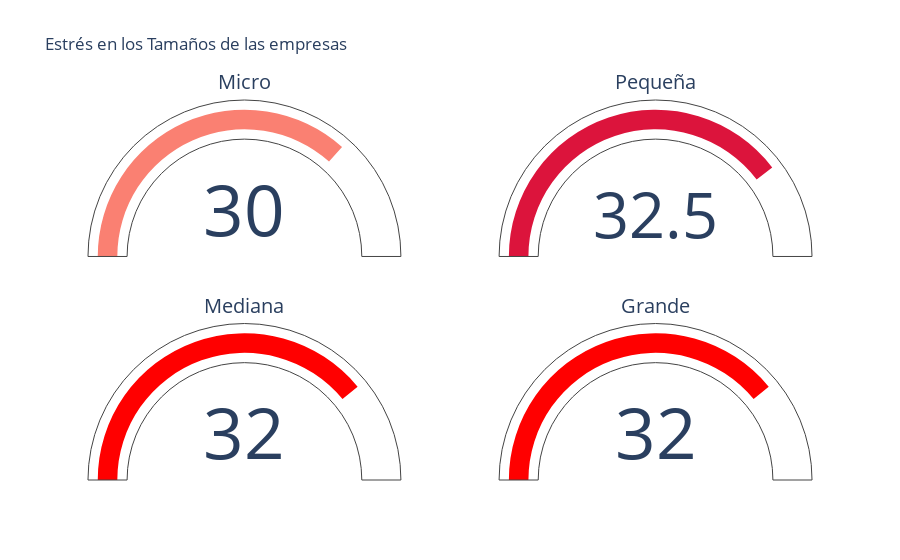

Notebook code for this chart:
### Code cell
fig1 = stress_size("datos_estres_1.xlsx")

fig1.show()

### Figure 1 — Plotly figure (JSON) as saved in the notebook; plotly's stock layout.template omitted (floating-point values rounded to 4 significant figures)
{"data": [{"domain": {"column": 0, "row": 0}, "gauge": {"axis": {"range": [null, 41], "visible": false}, "bar": {"color": "salmon"}}, "title": {"text": "Micro"}, "type": "indicator", "value": 30}, {"domain": {"column": 1, "row": 0}, "gauge": {"axis": {"range": [null, 41], "visible": false}, "bar": {"color": "crimson"}}, "title": {"text": "Pequeña"}, "type": "indicator", "value": 32.5}, {"domain": {"column": 0, "row": 1}, "gauge": {"axis": {"range": [null, 41], "visible": false}, "bar": {"color": "red"}}, "title": {"text": "Mediana"}, "type": "indicator", "value": 32}, {"domain": {"column": 1, "row": 1}, "gauge": {"axis": {"range": [null, 41], "visible": false}, "bar": {"color": "red"}}, "title": {"text": "Grande"}, "type": "indicator", "value": 32}], "layout": {"grid": {"columns": 2, "pattern": "independent", "rows": 2}, "title": {"text": "Estrés en los Tamaños de las empresas"}}}
